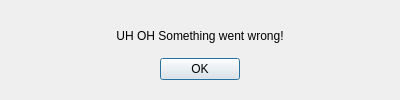
<?xml version="1.0" encoding="UTF-8"?>
<ui version="4.0">
 <class>ErrorDialog</class>
 <widget class="QDialog" name="ErrorDialog">
  <property name="geometry">
   <rect>
    <x>0</x>
    <y>0</y>
    <width>400</width>
    <height>100</height>
   </rect>
  </property>
  <property name="sizePolicy">
   <sizepolicy hsizetype="Fixed" vsizetype="Fixed">
    <horstretch>0</horstretch>
    <verstretch>0</verstretch>
   </sizepolicy>
  </property>
  <property name="windowTitle">
   <string>MEEGA - Error</string>
  </property>
  <layout class="QVBoxLayout" name="verticalLayout">
   <property name="leftMargin">
    <number>20</number>
   </property>
   <property name="topMargin">
    <number>20</number>
   </property>
   <property name="rightMargin">
    <number>20</number>
   </property>
   <property name="bottomMargin">
    <number>20</number>
   </property>
   <item>
    <widget class="QLabel" name="Error">
     <property name="text">
      <string>UH OH Something went wrong!</string>
     </property>
     <property name="alignment">
      <set>Qt::AlignmentFlag::AlignCenter</set>
     </property>
    </widget>
   </item>
   <item>
    <widget class="QDialogButtonBox" name="buttonBox">
     <property name="orientation">
      <enum>Qt::Orientation::Horizontal</enum>
     </property>
     <property name="standardButtons">
      <set>QDialogButtonBox::StandardButton::Ok</set>
     </property>
     <property name="centerButtons">
      <bool>true</bool>
     </property>
    </widget>
   </item>
  </layout>
 </widget>
 <resources/>
 <connections>
  <connection>
   <sender>buttonBox</sender>
   <signal>accepted()</signal>
   <receiver>ErrorDialog</receiver>
   <slot>accept()</slot>
   <hints>
    <hint type="sourcelabel">
     <x>248</x>
     <y>254</y>
    </hint>
    <hint type="destinationlabel">
     <x>157</x>
     <y>274</y>
    </hint>
   </hints>
  </connection>
  <connection>
   <sender>buttonBox</sender>
   <signal>rejected()</signal>
   <receiver>ErrorDialog</receiver>
   <slot>reject()</slot>
   <hints>
    <hint type="sourcelabel">
     <x>316</x>
     <y>260</y>
    </hint>
    <hint type="destinationlabel">
     <x>286</x>
     <y>274</y>
    </hint>
   </hints>
  </connection>
 </connections>
</ui>
